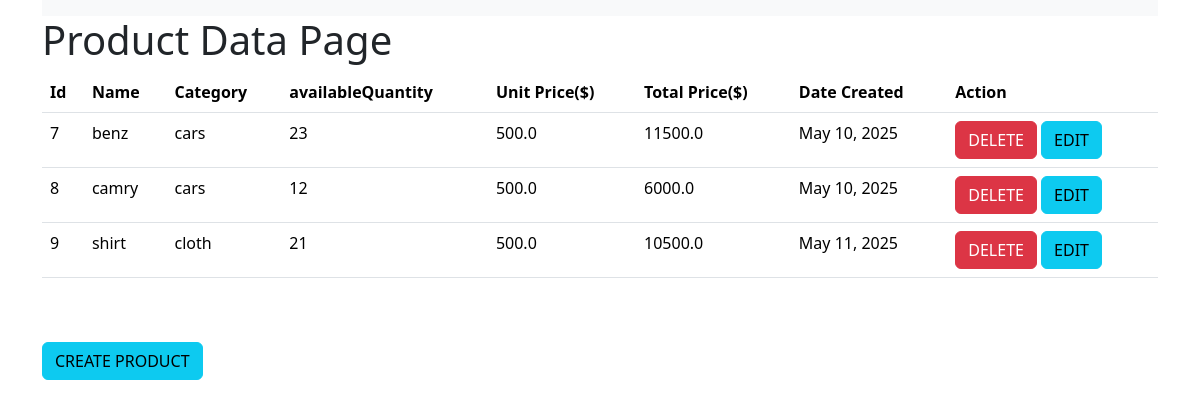
The app's page /allproducts (signed in) with its own data.
### inventoryapp/models.py (models this page shows, shortened)
class Product(models.Model):
    name = models.CharField(max_length=30, null=False)
    categoryId = models.ForeignKey(Category, related_name="product", on_delete=models.CASCADE)
    availableQuantity = models.IntegerField(default=0)
    unitPrice = models.FloatField(default=0)
    totalPrice = models.FloatField(default=0)
    date_created = models.DateField(auto_now_add=True)

class Category(models.Model):
    name = models.CharField(max_length=30, null=False)
    description = models.CharField(max_length=50, null=False)
    def __str__(self):
        return self.name
    class Meta:
        verbose_name = "Categorie"

### inventoryapp/views.py (the view)
# urls.py: path('allproducts', views.allproducts, name='allproducts'),
def allproducts(request):
    products = Product.objects.all()
    return render(request, "allproducts.html", context={"allproducts": products})

### templates/allproducts.html (shortened to what this page needs)
<!DOCTYPE html>
<html lang="en">
<head>
     <link href="https://cdn.jsdelivr.net/npm/bootstrap@5.3.2/dist/css/bootstrap.min.css" rel="stylesheet"
>
</head>
<body>
<div class="container">
  <div class="row justify-content-center">
    <div class="col-md-12">
<nav class="navbar bg-dark navbar-expand-lg bg-body-tertiary">
</nav>
  <marquee><h1> Product Data Page</h1></marquee>
        <table class="table">
          <thead>
            <tr>
                <th scope="col">Id</th>
                <th scope="col">Name</th>
                <th scope="col">Category</th>
                <th scope="col">availableQuantity</th>
                <th scope="col">Unit Price($)</th>
                <th scope="col">Total Price($)</th>
                <th scope="col">Date Created</th>
                <th scope="col">Action</th>
            </tr>
          </thead>
          <tbody>
             {% for product in allproducts%}
            <tr>
                <td>{{product.id}}</td>
                <td>{{product.name}}</td>
                <td>{{product.categoryId}}</td>
                <td>{{product.availableQuantity}}</td>
                <td>{{product.unitPrice}}</td>
                <td>{{product.totalPrice}}</td>
                <td>{{product.date_created}}</td>
                <td><a href="{% url 'removeproduct' product.id %}" class="btn btn-danger">DELETE</a>
                    <a href="#" class="btn btn-info">EDIT</a>
                </td>
            </tr>
            {% endfor %}
          </tbody>
        </table><br><br>
         <a href="{% url 'createproduct' %}" class="btn btn-info">CREATE PRODUCT</a>
    </div>
  </div>
</div>
</body>
</html>

### records on screen
Product: id "7", name "benz", categoryId "cars", availableQuantity "23", unitPrice "500.0", totalPrice "11500.0", date_created "May 10, 2025"
Product: id "8", name "camry", categoryId "cars", availableQuantity "12", unitPrice "500.0", totalPrice "6000.0", date_created "May 10, 2025"
Product: id "9", name "shirt", categoryId "cloth", availableQuantity "21", unitPrice "500.0", totalPrice "10500.0", date_created "May 11, 2025"
